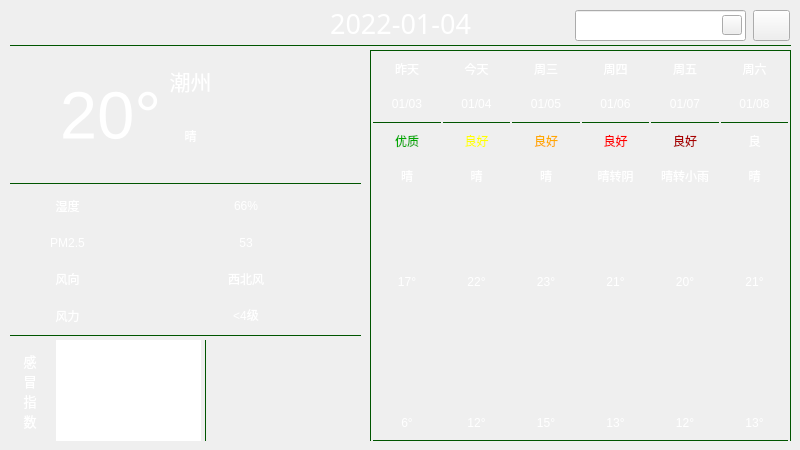
<?xml version="1.0" encoding="UTF-8"?>
<ui version="4.0">
 <class>Weather</class>
 <widget class="QWidget" name="Weather">
  <property name="geometry">
   <rect>
    <x>0</x>
    <y>0</y>
    <width>800</width>
    <height>450</height>
   </rect>
  </property>
  <property name="windowTitle">
   <string>Form</string>
  </property>
  <property name="styleSheet">
   <string notr="true"/>
  </property>
  <layout class="QGridLayout" name="gridLayout">
   <property name="leftMargin">
    <number>0</number>
   </property>
   <property name="topMargin">
    <number>0</number>
   </property>
   <property name="rightMargin">
    <number>0</number>
   </property>
   <property name="bottomMargin">
    <number>0</number>
   </property>
   <property name="spacing">
    <number>0</number>
   </property>
   <item row="0" column="0">
    <widget class="QWidget" name="widget" native="true">
     <property name="styleSheet">
      <string notr="true">QWidget#widget{
	border-image: url(:/weaUI/weaUI.png);
	color:rgb(255, 255, 255);
}

QLabel{
	font: 25 10pt &quot;Microsoft YaHei&quot;;
	border-radius: 4px;
	background-color: argb(60, 60, 60, 130);
	color: rgb(255, 255, 255);
}

Line{
	background-color: rgb(0, 85, 0);
}



</string>
     </property>
     <widget class="QWidget" name="layoutWidget">
      <property name="geometry">
       <rect>
        <x>10</x>
        <y>190</y>
        <width>351</width>
        <height>141</height>
       </rect>
      </property>
      <layout class="QGridLayout" name="gridLayout_2" columnstretch="0,0,0">
       <item row="0" column="0">
        <widget class="QLabel" name="shiduTitleLb">
         <property name="styleSheet">
          <string notr="true">
color: rgb(255, 255, 255);</string>
         </property>
         <property name="text">
          <string>湿度</string>
         </property>
         <property name="alignment">
          <set>Qt::AlignCenter</set>
         </property>
        </widget>
       </item>
       <item row="1" column="0">
        <widget class="QLabel" name="pm25TitleLb">
         <property name="styleSheet">
          <string notr="true">color: rgb(255, 255, 255);</string>
         </property>
         <property name="text">
          <string>PM2.5</string>
         </property>
         <property name="alignment">
          <set>Qt::AlignCenter</set>
         </property>
        </widget>
       </item>
       <item row="2" column="0">
        <widget class="QLabel" name="fxTitleLb">
         <property name="styleSheet">
          <string notr="true">color: rgb(255, 255, 255);</string>
         </property>
         <property name="text">
          <string>风向</string>
         </property>
         <property name="alignment">
          <set>Qt::AlignCenter</set>
         </property>
        </widget>
       </item>
       <item row="3" column="0">
        <widget class="QLabel" name="flTitleLb">
         <property name="styleSheet">
          <string notr="true">color: rgb(255, 255, 255);</string>
         </property>
         <property name="text">
          <string>风力</string>
         </property>
         <property name="alignment">
          <set>Qt::AlignCenter</set>
         </property>
        </widget>
       </item>
       <item row="2" column="1" colspan="2">
        <widget class="QLabel" name="fxLb">
         <property name="text">
          <string>西北风</string>
         </property>
         <property name="alignment">
          <set>Qt::AlignCenter</set>
         </property>
        </widget>
       </item>
       <item row="0" column="1" colspan="2">
        <widget class="QLabel" name="shiduLb">
         <property name="text">
          <string>66%</string>
         </property>
         <property name="alignment">
          <set>Qt::AlignCenter</set>
         </property>
        </widget>
       </item>
       <item row="3" column="1" colspan="2">
        <widget class="QLabel" name="flLb">
         <property name="text">
          <string>&lt;4级</string>
         </property>
         <property name="alignment">
          <set>Qt::AlignCenter</set>
         </property>
        </widget>
       </item>
       <item row="1" column="1" colspan="2">
        <widget class="QLabel" name="pm25Lb">
         <property name="text">
          <string>53</string>
         </property>
         <property name="alignment">
          <set>Qt::AlignCenter</set>
         </property>
        </widget>
       </item>
      </layout>
     </widget>
     <widget class="QWidget" name="layoutWidget_2">
      <property name="geometry">
       <rect>
        <x>370</x>
        <y>50</y>
        <width>421</width>
        <height>391</height>
       </rect>
      </property>
      <layout class="QGridLayout" name="gridLayout_3">
       <property name="horizontalSpacing">
        <number>2</number>
       </property>
       <property name="verticalSpacing">
        <number>0</number>
       </property>
       <item row="1" column="6">
        <widget class="QLabel" name="week5Lb">
         <property name="text">
          <string>周六</string>
         </property>
         <property name="alignment">
          <set>Qt::AlignCenter</set>
         </property>
        </widget>
       </item>
       <item row="12" column="2">
        <widget class="QLabel" name="low1Lb">
         <property name="text">
          <string>12°</string>
         </property>
         <property name="alignment">
          <set>Qt::AlignCenter</set>
         </property>
        </widget>
       </item>
       <item row="4" column="1">
        <widget class="QLabel" name="quality0Lb">
         <property name="styleSheet">
          <string notr="true">color: rgb(0, 170, 0);</string>
         </property>
         <property name="frameShape">
          <enum>QFrame::NoFrame</enum>
         </property>
         <property name="frameShadow">
          <enum>QFrame::Sunken</enum>
         </property>
         <property name="text">
          <string>优质</string>
         </property>
         <property name="alignment">
          <set>Qt::AlignCenter</set>
         </property>
        </widget>
       </item>
       <item row="0" column="0" colspan="8">
        <widget class="Line" name="hLine_2">
         <property name="maximumSize">
          <size>
           <width>16777215</width>
           <height>1</height>
          </size>
         </property>
         <property name="styleSheet">
          <string notr="true">background-color: rgb(0, 85, 0);</string>
         </property>
         <property name="lineWidth">
          <number>0</number>
         </property>
         <property name="orientation">
          <enum>Qt::Horizontal</enum>
         </property>
        </widget>
       </item>
       <item row="4" column="3">
        <widget class="QLabel" name="quality2Lb">
         <property name="styleSheet">
          <string notr="true">color: rgb(255, 170, 0);</string>
         </property>
         <property name="text">
          <string>良好</string>
         </property>
         <property name="alignment">
          <set>Qt::AlignCenter</set>
         </property>
        </widget>
       </item>
       <item row="6" column="5" rowspan="2">
        <widget class="QLabel" name="typeIco4Lb">
         <property name="styleSheet">
          <string notr="true">image: url(:/day/day/阵雨.png);</string>
         </property>
         <property name="text">
          <string/>
         </property>
         <property name="alignment">
          <set>Qt::AlignCenter</set>
         </property>
        </widget>
       </item>
       <item row="2" column="5">
        <widget class="QLabel" name="date4Lb">
         <property name="text">
          <string>01/07</string>
         </property>
         <property name="alignment">
          <set>Qt::AlignCenter</set>
         </property>
        </widget>
       </item>
       <item row="6" column="2" rowspan="2">
        <widget class="QLabel" name="typeIco2Lb_2">
         <property name="styleSheet">
          <string notr="true">image: url(:/day/day/晴.png);</string>
         </property>
         <property name="text">
          <string/>
         </property>
         <property name="alignment">
          <set>Qt::AlignCenter</set>
         </property>
        </widget>
       </item>
       <item row="3" column="2">
        <widget class="Line" name="hLine_4">
         <property name="minimumSize">
          <size>
           <width>0</width>
           <height>0</height>
          </size>
         </property>
         <property name="maximumSize">
          <size>
           <width>16777215</width>
           <height>1</height>
          </size>
         </property>
         <property name="styleSheet">
          <string notr="true">background-color: rgb(0, 85, 0);</string>
         </property>
         <property name="lineWidth">
          <number>0</number>
         </property>
         <property name="orientation">
          <enum>Qt::Horizontal</enum>
         </property>
        </widget>
       </item>
       <item row="5" column="1">
        <widget class="QLabel" name="type0Lb">
         <property name="styleSheet">
          <string notr="true"/>
         </property>
         <property name="text">
          <string>晴</string>
         </property>
         <property name="alignment">
          <set>Qt::AlignCenter</set>
         </property>
        </widget>
       </item>
       <item row="5" column="3">
        <widget class="QLabel" name="type2Lb">
         <property name="styleSheet">
          <string notr="true"/>
         </property>
         <property name="text">
          <string>晴</string>
         </property>
         <property name="alignment">
          <set>Qt::AlignCenter</set>
         </property>
        </widget>
       </item>
       <item row="12" column="1">
        <widget class="QLabel" name="low0Lb">
         <property name="text">
          <string>6°</string>
         </property>
         <property name="alignment">
          <set>Qt::AlignCenter</set>
         </property>
        </widget>
       </item>
       <item row="2" column="3">
        <widget class="QLabel" name="date2Lb">
         <property name="text">
          <string>01/05</string>
         </property>
         <property name="alignment">
          <set>Qt::AlignCenter</set>
         </property>
        </widget>
       </item>
       <item row="3" column="5">
        <widget class="Line" name="hLine_7">
         <property name="maximumSize">
          <size>
           <width>16777215</width>
           <height>1</height>
          </size>
         </property>
         <property name="styleSheet">
          <string notr="true">background-color: rgb(0, 85, 0);</string>
         </property>
         <property name="lineWidth">
          <number>0</number>
         </property>
         <property name="orientation">
          <enum>Qt::Horizontal</enum>
         </property>
        </widget>
       </item>
       <item row="2" column="2">
        <widget class="QLabel" name="date1Lb">
         <property name="styleSheet">
          <string notr="true"/>
         </property>
         <property name="text">
          <string>01/04</string>
         </property>
         <property name="alignment">
          <set>Qt::AlignCenter</set>
         </property>
        </widget>
       </item>
       <item row="5" column="6">
        <widget class="QLabel" name="type5Lb">
         <property name="text">
          <string>晴</string>
         </property>
         <property name="alignment">
          <set>Qt::AlignCenter</set>
         </property>
        </widget>
       </item>
       <item row="3" column="6">
        <widget class="Line" name="hLine_8">
         <property name="maximumSize">
          <size>
           <width>16777215</width>
           <height>1</height>
          </size>
         </property>
         <property name="styleSheet">
          <string notr="true">background-color: rgb(0, 85, 0);</string>
         </property>
         <property name="lineWidth">
          <number>0</number>
         </property>
         <property name="orientation">
          <enum>Qt::Horizontal</enum>
         </property>
        </widget>
       </item>
       <item row="6" column="4" rowspan="2">
        <widget class="QLabel" name="typeIco3Lb">
         <property name="styleSheet">
          <string notr="true">image: url(:/night/night/雾.png);</string>
         </property>
         <property name="text">
          <string/>
         </property>
         <property name="alignment">
          <set>Qt::AlignCenter</set>
         </property>
        </widget>
       </item>
       <item row="1" column="1">
        <widget class="QLabel" name="week0Lb">
         <property name="styleSheet">
          <string notr="true"/>
         </property>
         <property name="text">
          <string>昨天</string>
         </property>
         <property name="alignment">
          <set>Qt::AlignCenter</set>
         </property>
        </widget>
       </item>
       <item row="6" column="3" rowspan="2">
        <widget class="QLabel" name="typeIco2Lb">
         <property name="styleSheet">
          <string notr="true">image: url(:/day/day/晴.png);</string>
         </property>
         <property name="text">
          <string/>
         </property>
         <property name="alignment">
          <set>Qt::AlignCenter</set>
         </property>
        </widget>
       </item>
       <item row="6" column="1" rowspan="2">
        <widget class="QLabel" name="typeIco2Lb_3">
         <property name="styleSheet">
          <string notr="true">image: url(:/day/day/晴.png);</string>
         </property>
         <property name="text">
          <string/>
         </property>
         <property name="alignment">
          <set>Qt::AlignCenter</set>
         </property>
        </widget>
       </item>
       <item row="8" column="5">
        <widget class="QLabel" name="high4Lb">
         <property name="text">
          <string>20°</string>
         </property>
         <property name="alignment">
          <set>Qt::AlignCenter</set>
         </property>
        </widget>
       </item>
       <item row="3" column="1">
        <widget class="Line" name="hLine_3">
         <property name="minimumSize">
          <size>
           <width>0</width>
           <height>0</height>
          </size>
         </property>
         <property name="maximumSize">
          <size>
           <width>16777215</width>
           <height>1</height>
          </size>
         </property>
         <property name="styleSheet">
          <string notr="true">background-color: rgb(0, 85, 0);</string>
         </property>
         <property name="lineWidth">
          <number>0</number>
         </property>
         <property name="orientation">
          <enum>Qt::Horizontal</enum>
         </property>
        </widget>
       </item>
       <item row="5" column="4">
        <widget class="QLabel" name="type3Lb">
         <property name="text">
          <string>晴转阴</string>
         </property>
         <property name="alignment">
          <set>Qt::AlignCenter</set>
         </property>
        </widget>
       </item>
       <item row="5" column="2">
        <widget class="QLabel" name="type1Lb">
         <property name="styleSheet">
          <string notr="true"/>
         </property>
         <property name="text">
          <string>晴</string>
         </property>
         <property name="alignment">
          <set>Qt::AlignCenter</set>
         </property>
        </widget>
       </item>
       <item row="12" column="4">
        <widget class="QLabel" name="low3Lb">
         <property name="text">
          <string>13°</string>
         </property>
         <property name="alignment">
          <set>Qt::AlignCenter</set>
         </property>
        </widget>
       </item>
       <item row="1" column="2">
        <widget class="QLabel" name="week1Lb">
         <property name="styleSheet">
          <string notr="true"/>
         </property>
         <property name="text">
          <string>今天</string>
         </property>
         <property name="alignment">
          <set>Qt::AlignCenter</set>
         </property>
        </widget>
       </item>
       <item row="2" column="1">
        <widget class="QLabel" name="date0Lb">
         <property name="styleSheet">
          <string notr="true">\</string>
         </property>
         <property name="text">
          <string>01/03</string>
         </property>
         <property name="alignment">
          <set>Qt::AlignCenter</set>
         </property>
        </widget>
       </item>
       <item row="8" column="3">
        <widget class="QLabel" name="high2Lb">
         <property name="text">
          <string>23°</string>
         </property>
         <property name="alignment">
          <set>Qt::AlignCenter</set>
         </property>
        </widget>
       </item>
       <item row="2" column="6">
        <widget class="QLabel" name="date5Lb">
         <property name="text">
          <string>01/08</string>
         </property>
         <property name="alignment">
          <set>Qt::AlignCenter</set>
         </property>
        </widget>
       </item>
       <item row="12" column="3">
        <widget class="QLabel" name="low2Lb">
         <property name="text">
          <string>15°</string>
         </property>
         <property name="alignment">
          <set>Qt::AlignCenter</set>
         </property>
        </widget>
       </item>
       <item row="12" column="6">
        <widget class="QLabel" name="low5Lb">
         <property name="text">
          <string>13°</string>
         </property>
         <property name="alignment">
          <set>Qt::AlignCenter</set>
         </property>
        </widget>
       </item>
       <item row="4" column="4">
        <widget class="QLabel" name="quality3Lb">
         <property name="styleSheet">
          <string notr="true">color: rgb(255, 0, 0);</string>
         </property>
         <property name="text">
          <string>良好</string>
         </property>
         <property name="alignment">
          <set>Qt::AlignCenter</set>
         </property>
        </widget>
       </item>
       <item row="1" column="0" rowspan="13">
        <widget class="Line" name="vLine_2">
         <property name="maximumSize">
          <size>
           <width>1</width>
           <height>16777215</height>
          </size>
         </property>
         <property name="styleSheet">
          <string notr="true">background-color: rgb(0, 85, 0);</string>
         </property>
         <property name="lineWidth">
          <number>0</number>
         </property>
         <property name="orientation">
          <enum>Qt::Vertical</enum>
         </property>
        </widget>
       </item>
       <item row="8" column="2">
        <widget class="QLabel" name="high1Lb">
         <property name="text">
          <string>22°</string>
         </property>
         <property name="alignment">
          <set>Qt::AlignCenter</set>
         </property>
        </widget>
       </item>
       <item row="3" column="3">
        <widget class="Line" name="hLine_5">
         <property name="maximumSize">
          <size>
           <width>16777215</width>
           <height>1</height>
          </size>
         </property>
         <property name="styleSheet">
          <string notr="true">background-color: rgb(0, 85, 0);</string>
         </property>
         <property name="lineWidth">
          <number>0</number>
         </property>
         <property name="orientation">
          <enum>Qt::Horizontal</enum>
         </property>
        </widget>
       </item>
       <item row="8" column="4">
        <widget class="QLabel" name="high3Lb">
         <property name="text">
          <string>21°</string>
         </property>
         <property name="alignment">
          <set>Qt::AlignCenter</set>
         </property>
        </widget>
       </item>
       <item row="4" column="6">
        <widget class="QLabel" name="quality5Lb">
         <property name="text">
          <string>良</string>
         </property>
         <property name="alignment">
          <set>Qt::AlignCenter</set>
         </property>
        </widget>
       </item>
       <item row="1" column="3">
        <widget class="QLabel" name="week2Lb">
         <property name="styleSheet">
          <string notr="true">color: rgb(255, 255, 255);
font: 25 10pt &quot;Microsoft YaHei&quot;;</string>
         </property>
         <property name="text">
          <string>周三</string>
         </property>
         <property name="alignment">
          <set>Qt::AlignCenter</set>
         </property>
        </widget>
       </item>
       <item row="4" column="5">
        <widget class="QLabel" name="quality4Lb">
         <property name="styleSheet">
          <string notr="true">color: rgb(170, 0, 0);</string>
         </property>
         <property name="text">
          <string>良好</string>
         </property>
         <property name="alignment">
          <set>Qt::AlignCenter</set>
         </property>
        </widget>
       </item>
       <item row="5" column="5">
        <widget class="QLabel" name="type4Lb">
         <property name="text">
          <string>晴转小雨</string>
         </property>
         <property name="alignment">
          <set>Qt::AlignCenter</set>
         </property>
        </widget>
       </item>
       <item row="1" column="7" rowspan="13">
        <widget class="Line" name="vLine_3">
         <property name="maximumSize">
          <size>
           <width>1</width>
           <height>16777215</height>
          </size>
         </property>
         <property name="styleSheet">
          <string notr="true">background-color: rgb(0, 85, 0);</string>
         </property>
         <property name="lineWidth">
          <number>0</number>
         </property>
         <property name="orientation">
          <enum>Qt::Vertical</enum>
         </property>
        </widget>
       </item>
       <item row="4" column="2">
        <widget class="QLabel" name="quality1Lb">
         <property name="styleSheet">
          <string notr="true">color: rgb(255, 255, 0);</string>
         </property>
         <property name="text">
          <string>良好</string>
         </property>
         <property name="alignment">
          <set>Qt::AlignCenter</set>
         </property>
        </widget>
       </item>
       <item row="13" column="1" colspan="6">
        <widget class="Line" name="hLine_9">
         <property name="maximumSize">
          <size>
           <width>16777215</width>
           <height>1</height>
          </size>
         </property>
         <property name="styleSheet">
          <string notr="true">background-color: rgb(0, 85, 0);</string>
         </property>
         <property name="lineWidth">
          <number>0</number>
         </property>
         <property name="orientation">
          <enum>Qt::Horizontal</enum>
         </property>
        </widget>
       </item>
       <item row="8" column="1">
        <widget class="QLabel" name="high0Lb">
         <property name="text">
          <string>17°</string>
         </property>
         <property name="alignment">
          <set>Qt::AlignCenter</set>
         </property>
        </widget>
       </item>
       <item row="1" column="4">
        <widget class="QLabel" name="week3Lb">
         <property name="text">
          <string>周四</string>
         </property>
         <property name="alignment">
          <set>Qt::AlignCenter</set>
         </property>
        </widget>
       </item>
       <item row="2" column="4">
        <widget class="QLabel" name="date3Lb">
         <property name="text">
          <string>01/06</string>
         </property>
         <property name="alignment">
          <set>Qt::AlignCenter</set>
         </property>
        </widget>
       </item>
       <item row="1" column="5">
        <widget class="QLabel" name="week4Lb">
         <property name="text">
          <string>周五</string>
         </property>
         <property name="alignment">
          <set>Qt::AlignCenter</set>
         </property>
        </widget>
       </item>
       <item row="6" column="6" rowspan="2">
        <widget class="QLabel" name="typeIco2Lb_4">
         <property name="styleSheet">
          <string notr="true">image: url(:/day/day/晴.png);</string>
         </property>
         <property name="text">
          <string/>
         </property>
         <property name="alignment">
          <set>Qt::AlignCenter</set>
         </property>
        </widget>
       </item>
       <item row="12" column="5">
        <widget class="QLabel" name="low4Lb">
         <property name="text">
          <string>12°</string>
         </property>
         <property name="alignment">
          <set>Qt::AlignCenter</set>
         </property>
        </widget>
       </item>
       <item row="8" column="6">
        <widget class="QLabel" name="high5Lb">
         <property name="text">
          <string>21°</string>
         </property>
         <property name="alignment">
          <set>Qt::AlignCenter</set>
         </property>
        </widget>
       </item>
       <item row="3" column="4">
        <widget class="Line" name="hLine_6">
         <property name="maximumSize">
          <size>
           <width>16777215</width>
           <height>1</height>
          </size>
         </property>
         <property name="styleSheet">
          <string notr="true">background-color: rgb(0, 85, 0);</string>
         </property>
         <property name="lineWidth">
          <number>0</number>
         </property>
         <property name="orientation">
          <enum>Qt::Horizontal</enum>
         </property>
        </widget>
       </item>
       <item row="9" column="1" rowspan="3" colspan="6">
        <widget class="QLabel" name="curveLb">
         <property name="styleSheet">
          <string notr="true"/>
         </property>
         <property name="text">
          <string/>
         </property>
         <property name="alignment">
          <set>Qt::AlignCenter</set>
         </property>
        </widget>
       </item>
      </layout>
     </widget>
     <widget class="QLabel" name="temLb">
      <property name="geometry">
       <rect>
        <x>-20</x>
        <y>50</y>
        <width>261</width>
        <height>131</height>
       </rect>
      </property>
      <property name="font">
       <font>
        <family>Arial</family>
        <pointsize>50</pointsize>
        <weight>50</weight>
        <italic>false</italic>
        <bold>false</bold>
       </font>
      </property>
      <property name="styleSheet">
       <string notr="true">color: rgb(255, 255, 255);
font: 50pt &quot;Arial&quot;;</string>
      </property>
      <property name="text">
       <string>20°</string>
      </property>
      <property name="alignment">
       <set>Qt::AlignCenter</set>
      </property>
     </widget>
     <widget class="Line" name="hLine_1">
      <property name="geometry">
       <rect>
        <x>10</x>
        <y>45</y>
        <width>781</width>
        <height>1</height>
       </rect>
      </property>
      <property name="minimumSize">
       <size>
        <width>0</width>
        <height>0</height>
       </size>
      </property>
      <property name="maximumSize">
       <size>
        <width>100000</width>
        <height>1</height>
       </size>
      </property>
      <property name="styleSheet">
       <string notr="true">background-color: rgb(0, 85, 0);</string>
      </property>
      <property name="lineWidth">
       <number>0</number>
      </property>
      <property name="midLineWidth">
       <number>0</number>
      </property>
      <property name="orientation">
       <enum>Qt::Horizontal</enum>
      </property>
     </widget>
     <widget class="Line" name="hLine_11">
      <property name="geometry">
       <rect>
        <x>10</x>
        <y>335</y>
        <width>351</width>
        <height>1</height>
       </rect>
      </property>
      <property name="minimumSize">
       <size>
        <width>0</width>
        <height>0</height>
       </size>
      </property>
      <property name="maximumSize">
       <size>
        <width>16777215</width>
        <height>1</height>
       </size>
      </property>
      <property name="styleSheet">
       <string notr="true">background-color: rgb(0, 85, 0);</string>
      </property>
      <property name="lineWidth">
       <number>0</number>
      </property>
      <property name="orientation">
       <enum>Qt::Horizontal</enum>
      </property>
     </widget>
     <widget class="Line" name="vLine_1">
      <property name="geometry">
       <rect>
        <x>205</x>
        <y>340</y>
        <width>1</width>
        <height>101</height>
       </rect>
      </property>
      <property name="minimumSize">
       <size>
        <width>0</width>
        <height>0</height>
       </size>
      </property>
      <property name="maximumSize">
       <size>
        <width>1</width>
        <height>16777215</height>
       </size>
      </property>
      <property name="styleSheet">
       <string notr="true">background-color: rgb(0, 85, 0);</string>
      </property>
      <property name="lineWidth">
       <number>0</number>
      </property>
      <property name="orientation">
       <enum>Qt::Vertical</enum>
      </property>
     </widget>
     <widget class="Line" name="hLine_10">
      <property name="geometry">
       <rect>
        <x>10</x>
        <y>183</y>
        <width>351</width>
        <height>1</height>
       </rect>
      </property>
      <property name="sizePolicy">
       <sizepolicy hsizetype="Fixed" vsizetype="Fixed">
        <horstretch>0</horstretch>
        <verstretch>0</verstretch>
       </sizepolicy>
      </property>
      <property name="minimumSize">
       <size>
        <width>0</width>
        <height>0</height>
       </size>
      </property>
      <property name="maximumSize">
       <size>
        <width>16777215</width>
        <height>1</height>
       </size>
      </property>
      <property name="styleSheet">
       <string notr="true">background-color: rgb(0, 85, 0);</string>
      </property>
      <property name="lineWidth">
       <number>0</number>
      </property>
      <property name="orientation">
       <enum>Qt::Horizontal</enum>
      </property>
     </widget>
     <widget class="QWidget" name="layoutWidget_3">
      <property name="geometry">
       <rect>
        <x>10</x>
        <y>340</y>
        <width>191</width>
        <height>101</height>
       </rect>
      </property>
      <layout class="QGridLayout" name="gridLayout_4">
       <property name="horizontalSpacing">
        <number>6</number>
       </property>
       <item row="0" column="0">
        <widget class="QLabel" name="gmTitleLb">
         <property name="minimumSize">
          <size>
           <width>40</width>
           <height>0</height>
          </size>
         </property>
         <property name="sizeIncrement">
          <size>
           <width>30</width>
           <height>0</height>
          </size>
         </property>
         <property name="font">
          <font>
           <family>Microsoft YaHei</family>
           <pointsize>10</pointsize>
           <weight>3</weight>
           <italic>false</italic>
           <bold>false</bold>
          </font>
         </property>
         <property name="styleSheet">
          <string notr="true">background-color: argb(60, 60, 60, 130);
border-radius: 3px;
color: rgb(255, 255, 255);</string>
         </property>
         <property name="text">
          <string>感
冒
指
数</string>
         </property>
         <property name="alignment">
          <set>Qt::AlignCenter</set>
         </property>
        </widget>
       </item>
       <item row="0" column="1">
        <widget class="QTextBrowser" name="ganmaoBrowser">
         <property name="sizePolicy">
          <sizepolicy hsizetype="Minimum" vsizetype="Expanding">
           <horstretch>0</horstretch>
           <verstretch>0</verstretch>
          </sizepolicy>
         </property>
         <property name="minimumSize">
          <size>
           <width>22</width>
           <height>0</height>
          </size>
         </property>
         <property name="font">
          <font>
           <family>Arial</family>
           <pointsize>9</pointsize>
           <weight>50</weight>
           <italic>false</italic>
           <bold>false</bold>
          </font>
         </property>
         <property name="autoFillBackground">
          <bool>true</bool>
         </property>
         <property name="styleSheet">
          <string notr="true">border-radius: 5px;
color: rgb(255, 255, 255);
background-color: argb(255, 255, 255, 0);
font: 9pt &quot;Arial&quot;;</string>
         </property>
         <property name="frameShape">
          <enum>QFrame::NoFrame</enum>
         </property>
         <property name="html">
          <string>&lt;!DOCTYPE HTML PUBLIC &quot;-//W3C//DTD HTML 4.0//EN&quot; &quot;http://www.w3.org/TR/REC-html40/strict.dtd&quot;&gt;
&lt;html&gt;&lt;head&gt;&lt;meta name=&quot;qrichtext&quot; content=&quot;1&quot; /&gt;&lt;style type=&quot;text/css&quot;&gt;
p, li { white-space: pre-wrap; }
&lt;/style&gt;&lt;/head&gt;&lt;body style=&quot; font-family:'Arial'; font-size:9pt; font-weight:400; font-style:normal;&quot;&gt;
&lt;p align=&quot;center&quot; style=&quot; margin-top:0px; margin-bottom:0px; margin-left:0px; margin-right:0px; -qt-block-indent:0; text-indent:0px;&quot;&gt;&lt;span style=&quot; font-family:'SimSun';&quot;&gt;极少数敏感人群应减少户外活动&lt;/span&gt;&lt;/p&gt;&lt;/body&gt;&lt;/html&gt;</string>
         </property>
        </widget>
       </item>
      </layout>
     </widget>
     <widget class="QLabel" name="typeIcoLb">
      <property name="geometry">
       <rect>
        <x>260</x>
        <y>63</y>
        <width>101</width>
        <height>101</height>
       </rect>
      </property>
      <property name="styleSheet">
       <string notr="true">border-image: url(:/day/day/晴.png);
background-color: argb(60, 60, 60, 0);

</string>
      </property>
      <property name="text">
       <string/>
      </property>
     </widget>
     <widget class="QLabel" name="dateLb">
      <property name="geometry">
       <rect>
        <x>190</x>
        <y>3</y>
        <width>421</width>
        <height>41</height>
       </rect>
      </property>
      <property name="font">
       <font>
        <family>Adobe 黑体 Std R</family>
        <pointsize>20</pointsize>
        <weight>50</weight>
        <italic>false</italic>
        <bold>false</bold>
       </font>
      </property>
      <property name="styleSheet">
       <string notr="true">font: 20pt &quot;Adobe 黑体 Std R&quot;;
color: rgb(255, 255, 255);
background-color: rgb(255, 255, 255, 0);</string>
      </property>
      <property name="text">
       <string>2022-01-04</string>
      </property>
      <property name="alignment">
       <set>Qt::AlignCenter</set>
      </property>
     </widget>
     <widget class="QLabel" name="sunRiseSetLb">
      <property name="geometry">
       <rect>
        <x>210</x>
        <y>340</y>
        <width>150</width>
        <height>100</height>
       </rect>
      </property>
      <property name="styleSheet">
       <string notr="true"/>
      </property>
      <property name="text">
       <string/>
      </property>
     </widget>
     <widget class="QLineEdit" name="cityLineEdit">
      <property name="geometry">
       <rect>
        <x>575</x>
        <y>10</y>
        <width>171</width>
        <height>31</height>
       </rect>
      </property>
      <property name="styleSheet">
       <string notr="true">color: rgb(255, 255, 255);</string>
      </property>
      <property name="frame">
       <bool>true</bool>
      </property>
      <property name="placeholderText">
       <string>城市</string>
      </property>
     </widget>
     <widget class="QLabel" name="typeLb">
      <property name="geometry">
       <rect>
        <x>140</x>
        <y>120</y>
        <width>101</width>
        <height>31</height>
       </rect>
      </property>
      <property name="styleSheet">
       <string notr="true">color: rgb(255, 255, 255);
background-color: argb(60, 60, 60, 0);</string>
      </property>
      <property name="text">
       <string>晴</string>
      </property>
      <property name="alignment">
       <set>Qt::AlignCenter</set>
      </property>
     </widget>
     <widget class="QToolButton" name="searchBt">
      <property name="geometry">
       <rect>
        <x>722</x>
        <y>15</y>
        <width>20</width>
        <height>20</height>
       </rect>
      </property>
      <property name="cursor">
       <cursorShape>PointingHandCursor</cursorShape>
      </property>
      <property name="styleSheet">
       <string notr="true">border-image: url(:/weatherIco/search.ico);</string>
      </property>
      <property name="text">
       <string/>
      </property>
      <property name="icon">
       <iconset resource="icons/icons.qrc">
        <normaloff>:/weatherIco/search.ico</normaloff>:/weatherIco/search.ico</iconset>
      </property>
      <property name="iconSize">
       <size>
        <width>20</width>
        <height>20</height>
       </size>
      </property>
      <property name="shortcut">
       <string>Return</string>
      </property>
      <property name="popupMode">
       <enum>QToolButton::DelayedPopup</enum>
      </property>
     </widget>
     <widget class="QToolButton" name="refreshBt">
      <property name="geometry">
       <rect>
        <x>753</x>
        <y>10</y>
        <width>37</width>
        <height>31</height>
       </rect>
      </property>
      <property name="cursor">
       <cursorShape>PointingHandCursor</cursorShape>
      </property>
      <property name="toolTip">
       <string>刷新</string>
      </property>
      <property name="toolTipDuration">
       <number>-1</number>
      </property>
      <property name="styleSheet">
       <string notr="true">image: url(:/weatherIco/refresh.ico);
background-color: argb(255, 255, 255, 0);</string>
      </property>
      <property name="text">
       <string/>
      </property>
      <property name="icon">
       <iconset resource="icons/icons.qrc">
        <normaloff>:/weatherIco/refresh.ico</normaloff>:/weatherIco/refresh.ico</iconset>
      </property>
      <property name="iconSize">
       <size>
        <width>31</width>
        <height>31</height>
       </size>
      </property>
     </widget>
     <widget class="QWidget" name="layoutWidget">
      <property name="geometry">
       <rect>
        <x>140</x>
        <y>50</y>
        <width>101</width>
        <height>62</height>
       </rect>
      </property>
      <layout class="QGridLayout" name="gridLayout_5">
       <property name="spacing">
        <number>0</number>
       </property>
       <item row="0" column="0">
        <widget class="QLabel" name="cityLb">
         <property name="font">
          <font>
           <family>Microsoft YaHei UI</family>
           <pointsize>16</pointsize>
           <weight>50</weight>
           <italic>false</italic>
           <bold>false</bold>
          </font>
         </property>
         <property name="styleSheet">
          <string notr="true">color: rgb(255, 255, 255);
font: 16pt &quot;Microsoft YaHei UI&quot;;
background-color: rgba(60, 60, 60, 0);</string>
         </property>
         <property name="text">
          <string>潮州</string>
         </property>
         <property name="alignment">
          <set>Qt::AlignCenter</set>
         </property>
        </widget>
       </item>
      </layout>
     </widget>
    </widget>
   </item>
  </layout>
 </widget>
 <resources>
  <include location="icons/icons.qrc"/>
 </resources>
 <connections/>
</ui>
